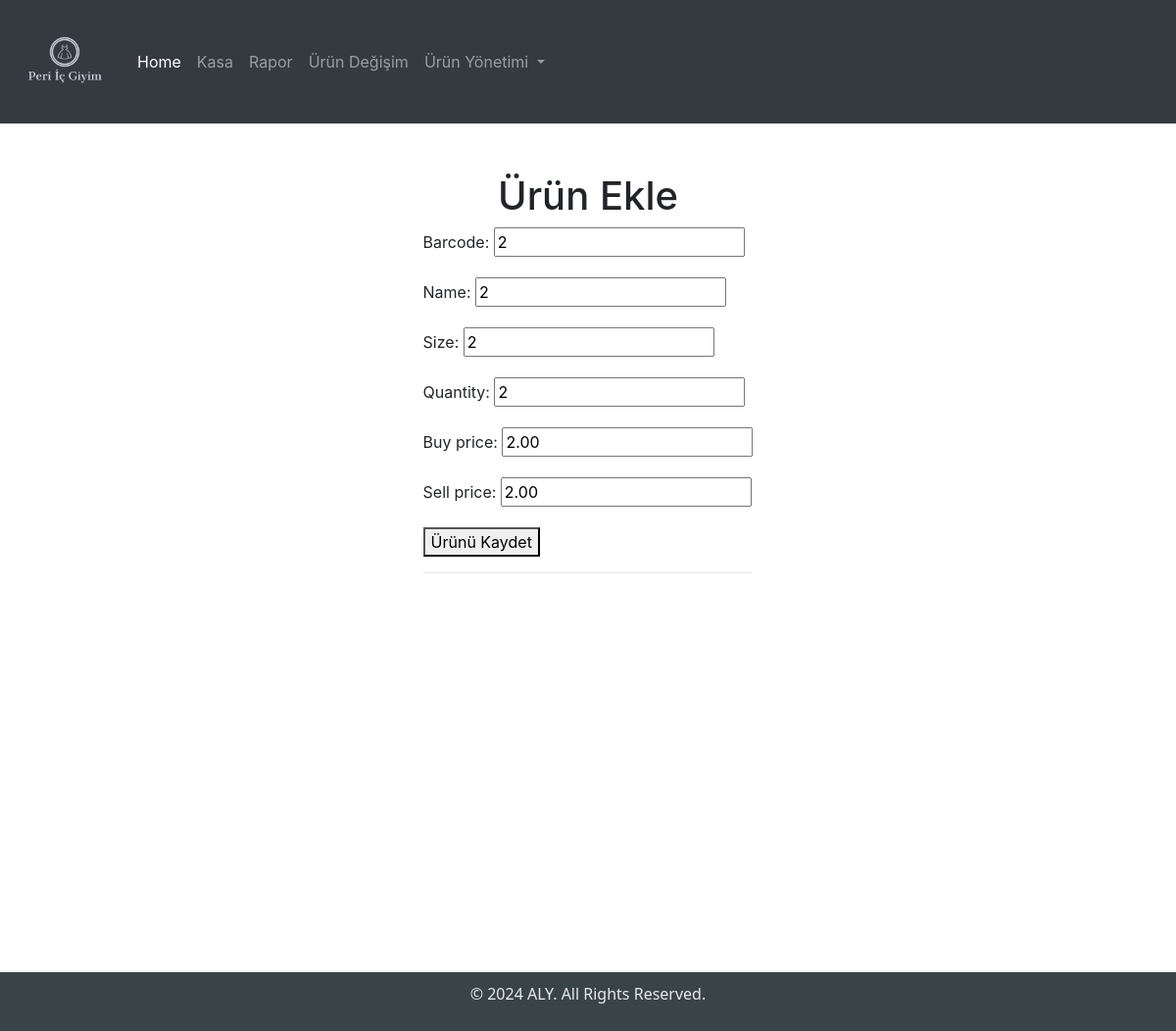
/urun-edit/26/ (signed in), run on the app's committed database.
### myapp/models.py (models this page shows, shortened)
class Item(models.Model):
    barcode = models.CharField(max_length=100, null=True, unique=True)
    name = models.CharField(max_length=100)
    size = models.CharField(max_length=10)
    quantity = models.IntegerField(null=True)
    buy_price = models.DecimalField(max_digits=10, decimal_places=2, null=True, blank=True)
    sell_price = models.DecimalField(max_digits=10, decimal_places=2, null=True)
    updated = models.DateTimeField(auto_now=True)
    created = models.DateTimeField(auto_now_add=True)
    class Meta:
        ordering = ['-updated', '-created']

### myapp/views.py (the view)
# urls.py: path("urun-edit/<str:pk>/", views.updateItem, name="urun_edit"),
@login_required
def updateItem(request, pk):
    item = Item.objects.get(id=pk)
    form = ItemForm(instance=item)
    if request.method == 'POST':
        form = ItemForm(request.POST, instance=item)
        if form.is_valid():
            form.save()
            return redirect('urun_listesi')
    context = {'form': form}
    return render(request, 'urun_ekle.html', context)

### myapp/forms.py
class ItemForm(ModelForm):
  class Meta:
    model = Item
    fields = '__all__'

### myapp/templates/urun_ekle.html (shortened to what this page needs)
{% extends "base.html" %} {% block content %}
{% load static %}
<link rel="stylesheet" href="{% static 'styles/urun_ekle.css' %}">
<div class="table">
  <h1>Ürün Ekle</h1>
  <div>
    <form id="productForm" method="POST" action="">
        {{form.as_p}}
        <button type="submit">Ürünü Kaydet</button>
        <hr>
    </form>
  </div>
</div>
{% endblock %}

### static/styles/main.css (style rules this page uses)
body { display: flex; flex-direction: column; min-height: 100vh; margin: 0; }

### static/styles/urun_ekle.css (style rules this page uses)
.table { display: flex; flex-direction: column; align-items: center; margin-top: 50px; flex-grow: 1; min-height: 100vh; }

### data on the page
Item: barcode "2", name "2", size "2", quantity "2", buy_price "2.00", sell_price "2.00"
